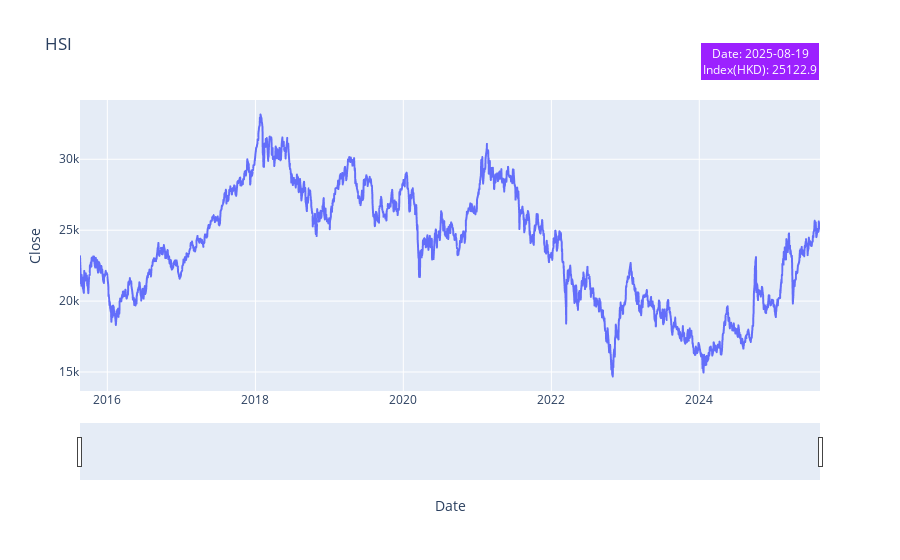

The notebook cell saved with this chart:
### Code cell
hsi_fig = px.line(hsi_df,
             x='Date', y='Close',
             title='HSI',
             labels={'Date': 'Date', 'value': 'Value'},
             )


last_date = hsi_df['Date'].iloc[0]
last_hsi = round(hsi_df['Close'].iloc[0],2)

hsi_fig.add_annotation(
    text=f"Date: {last_date.strftime('%Y-%m-%d')}<br>Index(HKD): {last_hsi}",
    xref="paper", yref="paper",
    x=1, y=1.2, 
    showarrow=False,
    bgcolor="rgba(156, 33, 315, 1)",
    borderwidth=2,
    font=dict(size=12, color="white")
)

hsi_fig.update_layout(
    xaxis_rangeslider_visible=True,
)

hsi_fig.show()

### Figure 1 — Plotly figure (JSON) as saved in the notebook; plotly's stock layout.template omitted (floating-point values rounded to 4 significant figures; data arrays with more than 128 entries replaced by an {"elided": "..."} marker saying what was removed)
{"data": [{"hovertemplate": "Date=%{x}<br>Close=%{y}<extra></extra>", "legendgroup": "", "line": {"color": "#636efa", "dash": "solid"}, "marker": {"symbol": "circle"}, "mode": "lines", "name": "", "showlegend": false, "type": "scattergl", "x": {"elided": "2460 str values"}, "xaxis": "x", "y": {"elided": "2460 float values"}, "yaxis": "y"}], "layout": {"annotations": [{"bgcolor": "rgba(156, 33, 315, 1)", "borderwidth": 2, "font": {"color": "white", "size": 12}, "showarrow": false, "text": "Date: 2025-08-19<br>Index(HKD): 25122.9", "x": 1, "xref": "paper", "y": 1.2, "yref": "paper"}], "legend": {"tracegroupgap": 0}, "title": {"text": "HSI"}, "xaxis": {"anchor": "y", "domain": [0, 1], "rangeslider": {"visible": true}, "title": {"text": "Date"}}, "yaxis": {"anchor": "x", "domain": [0, 1], "title": {"text": "Close"}}}}
